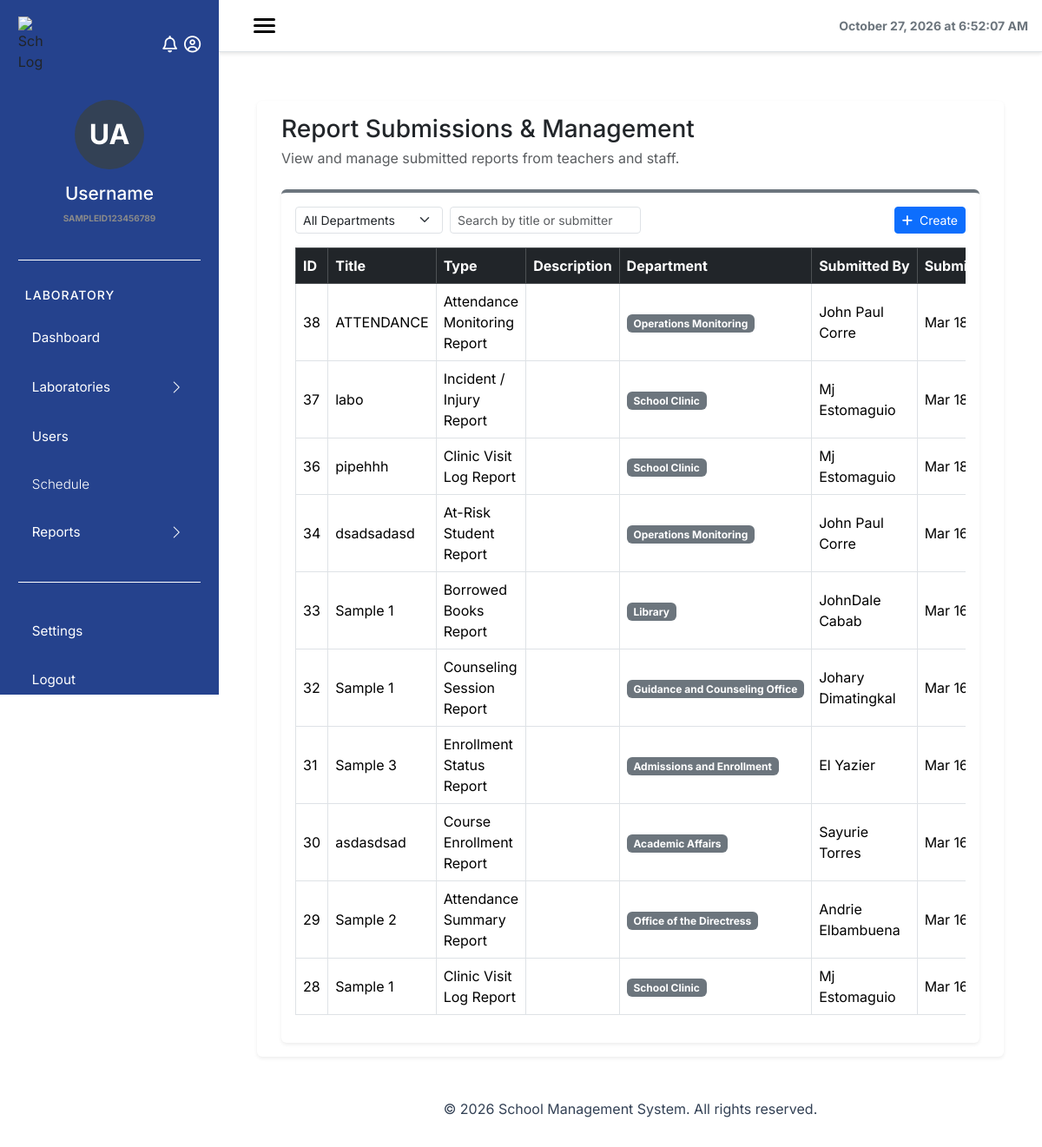
Screenshot of /report-submission-management with the database file from the repository.
### tables this page shows
CREATE TABLE `sd_reports` (
  `report_id` int(11) NOT NULL,
  `title` varchar(255) NOT NULL,
  `description` text DEFAULT NULL,
  `file_path` varchar(255) DEFAULT NULL,
  `department_id` int(11) DEFAULT NULL,
  `submitted_by` bigint(20) DEFAULT NULL,
  `status` enum('Pending','Approved','Returned') DEFAULT 'Pending',
  `submitted_at` datetime DEFAULT current_timestamp(),
  `report_type` int(11) DEFAULT NULL
);

CREATE TABLE `sd_report_type` (
  `type_id` int(11) NOT NULL,
  `report_type` varchar(100) DEFAULT NULL,
  `department_id` int(100) DEFAULT NULL
);

CREATE TABLE `sd_department` (
  `department_id` int(100) NOT NULL,
  `department_name` varchar(100) DEFAULT NULL,
  `department_head` bigint(100) DEFAULT NULL
);

### app/controllers/ReportSubmmisionManagementController.php (called while the page is built, shortened)
<?php
require_once __DIR__ . '/../models/Reports.php';
class ReportSubmmisionManagementController
{
    public function index()
    {
        $reportsModel    = new Reports();
        $reports     = $reportsModel->all();
        require __DIR__ . '/../views/report-submission-management/index.php';
    }
}

### app/models/core/DatabaseTwo.php (called while the page is built, shortened)
<?php
class DatabaseTwo
{
    private static $instance = null;
    protected $conn;
    private function __construct()
    {
        $this->conn = new PDO(
            "mysql:host=localhost;dbname=sms1;charset=utf8",
            "root",
            "",
            [
                PDO::ATTR_ERRMODE => PDO::ERRMODE_EXCEPTION,
                PDO::ATTR_DEFAULT_FETCH_MODE => PDO::FETCH_ASSOC
            ]
        );
    }
    public static function getInstance()
    {
        if (self::$instance === null) {
            self::$instance = new self();
        }
        return self::$instance;
    }
    public function getConnection()
    {
        return $this->conn;
    }
}

### app/models/Reports.php (called while the page is built, shortened)
<?php
require_once __DIR__ . '/core/DatabaseTwo.php';
class Reports extends DatabaseTwo
{
    public function __construct()
    {
        $this->conn = DatabaseTwo::getInstance()->getConnection();
    }
    public function all()
    {
        $stmt = $this->conn->prepare("
        SELECT
            r.report_id,
            r.title,
            r.description,
            r.file_path,
            r.status,
            r.submitted_at,
            d.department_name,
            CONCAT(e.first_name, ' ', e.last_name) AS submitted_by,
            rt.report_type AS report_type
        FROM sd_reports r
        LEFT JOIN sd_department d
            ON r.department_id = d.department_id
        LEFT JOIN sms_employee e
            ON r.submitted_by = e.employee_id
        LEFT JOIN sd_report_type rt
            ON r.report_type = rt.type_id
        ORDER BY r.submitted_at DESC
    ");
        $stmt->execute();
        return $stmt->fetchAll(PDO::FETCH_ASSOC);
    }
}

### app/views/report-submission-management/table.php (shortened to what this page needs)
<div class="table-responsive">
    <table class="table table-bordered table-hover align-middle text-sm rsm-table">
        <thead class="table-dark text-nowrap">
            <tr>
                <th>ID</th>
                <th>Title</th>
                <th>Type</th>
                <th>Description</th>
                <th>Department</th>
                <th>Submitted By</th>
                <th>Submitted At</th>
            </tr>
        </thead>
        <tbody>
            <?php if (!empty($reports)) : ?>
                <?php foreach ($reports as $report) : ?>
                    <tr>
                        <td><?= htmlspecialchars($report['report_id']) ?></td>
                        <td><?= htmlspecialchars($report['title']) ?></td>
                        <td><?= htmlspecialchars($report['report_type'] ?? 'N/A') ?></td>
                        <td><?= htmlspecialchars($report['description'] ?? 'N/A') ?></td>
                        <td>
                            <span class="badge bg-secondary">
                                <?= htmlspecialchars($report['department_name'] ?? 'N/A') ?>
                            </span>
                        </td>
                        <td><?= htmlspecialchars($report['submitted_by'] ?? 'N/A') ?></td>
                        <td class="text-nowrap"><?= date('M d, Y', strtotime($report['submitted_at'])) ?></td>
                    </tr>
                <?php endforeach; ?>
            <?php endif; ?>
        </tbody>
    </table>
</div>

### css/styles.css (style rules this page uses)
* { margin: 0; padding: 0; box-sizing: border-box; font-family: 'Inter', sans-serif; }
:root { --color1: rgba(32, 0, 130, 1); --color2: rgba(51, 65, 85, 1); --color3: rgba(255, 255, 255, 1); --color4: rgba(186, 186, 186, 1); --color5: rgba(95, 95, 95, 1); --color6: rgba(51, 65, 85, 1); --color7: rgb(81, 70, 183); --color8: rgb(0, 0, 0); --color9: rgba(240, 240, 240, 1); --sidebar-width: 252px; --header-height: 60px; }
body { background: var(--color9); }

### rows the page displays
sd_reports: report_id "38", title "ATTENDANCE", sd_report_type.report_type "Attendance Monitoring Report", sd_department.department_name "Operations Monitoring", submitted_by "John Paul Corre", submitted_at "Mar…"
sd_reports: report_id "37", title "labo", sd_report_type.report_type "Incident / Injury Report", sd_department.department_name "School Clinic", submitted_by "Mj Estomaguio", submitted_at "Mar…"
sd_reports: report_id "36", title "pipehhh", sd_report_type.report_type "Clinic Visit Log Report", sd_department.department_name "School Clinic", submitted_by "Mj Estomaguio", submitted_at "Mar…"
sd_reports: report_id "34", title "dsadsadasd", sd_report_type.report_type "At-Risk Student Report", sd_department.department_name "Operations Monitoring", submitted_by "John Paul Corre", submitted_at "Mar…"
sd_reports: report_id "33", title "Sample 1", sd_report_type.report_type "Borrowed Books Report", sd_department.department_name "Library", submitted_by "JohnDale Cabab", submitted_at "Mar…"
sd_reports: report_id "32", title "Sample 1", sd_report_type.report_type "Counseling Session Report", sd_department.department_name "Guidance and Counseling Office", submitted_by "Johary Dimatingkal", submitted_at "Mar…"
sd_reports: report_id "31", title "Sample 3", sd_report_type.report_type "Enrollment Status Report", sd_department.department_name "Admissions and Enrollment", submitted_by "El Yazier", submitted_at "Mar…"
sd_reports: report_id "30", title "asdasdsad", sd_report_type.report_type "Course Enrollment Report", sd_department.department_name "Academic Affairs", submitted_by "Sayurie Torres", submitted_at "Mar…"
sd_reports: report_id "29", title "Sample 2", sd_report_type.report_type "Attendance Summary Report", sd_department.department_name "Office of the Directress", submitted_by "Andrie Elbambuena", submitted_at "Mar…"
sd_reports: report_id "28", title "Sample 1", sd_report_type.report_type "Clinic Visit Log Report", sd_department.department_name "School Clinic", submitted_by "Mj Estomaguio", submitted_at "Mar…"
